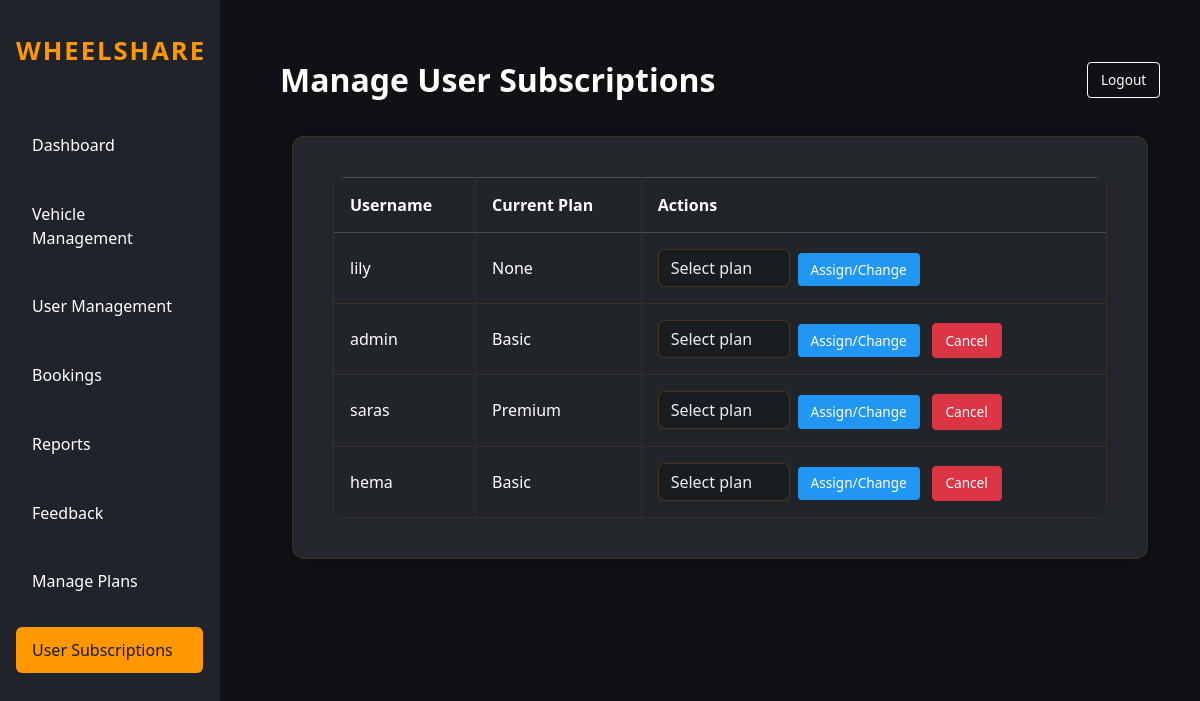
The page /admin/subscriptions/users (signed in) on the database its author committed.
### models.py (models this page shows)
class User(db.Model):
    id = db.Column(db.Integer, primary_key=True)
    username = db.Column(db.String(50), unique=True, nullable=False)
    password = db.Column(db.String(200), nullable=False)
    email = db.Column(db.String(100), unique=True, nullable=False)
    phone = db.Column(db.String(20))
    address = db.Column(db.String(200))
    age = db.Column(db.Integer, nullable=True)  # optional age of the user
    user_class = db.Column(db.String(20), default='middle')
    role = db.Column(db.String(10), nullable=False, default='user')  # admin, user
    status = db.Column(db.String(20), default='Active', nullable=False)  # Active, Blocked
    registration_date = db.Column(db.DateTime, default=db.func.now(), nullable=False)
    bookings = db.relationship('Booking', backref='user', lazy=True)
    feedbacks = db.relationship('Feedback', backref='user', lazy=True)

class SubscriptionPlan(db.Model):
    id = db.Column(db.Integer, primary_key=True)
    name = db.Column(db.String(100), nullable=False)  # Basic, Premium, Gold
    description = db.Column(db.String(500), nullable=False)
    price_per_month = db.Column(db.Float, nullable=False)
    discount_percent = db.Column(db.Float, default=0.0)  # Discount on rentals
    rental_limit_per_month = db.Column(db.Integer, nullable=True)  # None = unlimited
    priority_booking = db.Column(db.Boolean, default=False)  # Early access to new vehicles
    free_cancellation_hours = db.Column(db.Integer, default=24)  # Free cancellation within X hours
    created_date = db.Column(db.DateTime, default=db.func.now(), nullable=False)
    is_active = db.Column(db.Boolean, default=True, nullable=False)
    user_subscriptions = db.relationship('UserSubscription', backref='plan', lazy=True)

### app.py (the view, shortened to what this page needs)
@app.route('/admin/subscriptions/users', methods=['GET','POST'])
@admin_required
def admin_user_subscriptions():
    users = User.query.all()
    plans = SubscriptionPlan.query.filter_by(is_active=True).all()
    return render_template('admin_user_subscriptions.html', users=users, plans=plans)

### app.py (called while the page is built, shortened)
@app.before_request
def _dev_bypass_auth():
    try:
        if os.getenv('DEV_BYPASS_AUTH', '') != '1':
            return
    except Exception:
        pass

def admin_required(f):
    @wraps(f)
    def decorated_function(*args, **kwargs):
        if "user_id" not in session:
            flash("Please login to access this page.", "warning")
            return redirect(url_for('login_select'))
        if session.get("role") != "admin":
            flash("Access denied. Admin privileges required.", "danger")
            return redirect(url_for('home'))
        return f(*args, **kwargs)
    return decorated_function

### templates/admin_user_subscriptions.html (shortened to what this page needs)
﻿<!DOCTYPE html>
<html lang="en">
<head>
    <link href="https://cdn.jsdelivr.net/npm/bootstrap@5.3.2/dist/css/bootstrap.min.css" rel="stylesheet">
    <link rel="stylesheet" href="{{ url_for('static', filename='css/style.css') }}">
</head>
<body>
    <div class="sidebar">
        <div class="logo">WHEELSHARE</div>
        <a class="nav-link" href="/admin">Dashboard</a>
        <a class="nav-link" href="/admin/vehicles">Vehicle Management</a>
        <a class="nav-link" href="/admin/users">User Management</a>
        <a class="nav-link" href="/admin/bookings">Bookings</a>
        <a class="nav-link" href="/admin/reports">Reports</a>
        <a class="nav-link" href="/admin/feedbacks">Feedback</a>
        <a class="nav-link" href="/admin/subscriptions">Manage Plans</a>
        <a class="nav-link active" href="/admin/subscriptions/users">User Subscriptions</a>
    </div>
    <div class="main-content">
        <div class="admin-topbar">
            <div class="title">Manage User Subscriptions</div>
            <div>
                <a href="/logout" class="btn btn-outline-light btn-sm">Logout</a>
            </div>
        </div>
        <div class="container-fluid">
            <div class="card card-dark">
                <div class="card-body">
                    <table class="table table-dark table-bordered table-hover">
                      <thead>
                        <tr>
                          <th>Username</th>
                          <th>Current Plan</th>
                          <th>Actions</th>
                        </tr>
                      </thead>
                      <tbody>
                        {% for user in users %}
                        {% set active_sub = (user.subscriptions | selectattr('status','equalto','Active') | list | first) %}
                        <tr>
                          <td>{{ user.username }}</td>
                          <td>{{ active_sub.plan.name if active_sub else 'None' }}</td>
                          <td>
                            <form method="post" class="d-inline">
                              <select name="plan_id" class="form-select d-inline w-auto me-1" aria-label="Plan select">
                                <option value="">Select plan</option>
                              </select>
                              <button name="action" value="assign" class="btn btn-sm btn-primary">Assign/Change</button>
                            </form>
                            {% if active_sub %}
                            <form method="post" class="d-inline ms-2">
                              <button name="action" value="cancel" class="btn btn-sm btn-danger" onclick="return confirm('Cancel subscription?');">Cancel</button>
                            </form>
                            {% endif %}
                          </td>
                        </tr>
                        {% endfor %}
                      </tbody>
                    </table>
                </div>
            </div>
        </div>
    </div>
</body>
</html>

### static/css/style.css (style rules this page uses)
:root { --bg: #0f1115; --card: #14161a; --muted: #9aa0a6; --accent: #ff7a18; }
body { color: #e6eef6; min-height: 100vh; }
.card-dark { background: var(--card); color: inherit; }
.card-dark { background: linear-gradient(135deg, rgba(20,22,26,0.95), rgba(15,17,21,0.95)); border: 1px solid rgba(255,255,255,0.05); box-shadow: 0 4px 12px rgba(0,0,0,0.3), inset 0 1px 2px rgba(255,255,255,0.05); }
a { transition: all 0.2s ease; }

### templates/admin_user_subscriptions.html (style rules this page uses)
body { background: #0f1115; color: #fff; min-height: 100vh; margin: 0; font-family: 'Segoe UI', Tahoma, Geneva, Verdana, sans-serif; }
.sidebar { position: fixed; left: 0; top: 0; bottom: 0; width: 220px; background: #20242a; padding: 2rem 1rem 1rem 1rem; display: flex; flex-direction: column; gap: 1.2rem; z-index: 100; border-right: 1px solid #23272b; }
.sidebar .logo { font-size: 1.6rem; font-weight: 700; color: #ff9800; margin-bottom: 2rem; letter-spacing: 2px; }
.sidebar .nav-link { color: #fff; font-weight: 500; border-radius: 6px; padding: 0.7rem 1rem; margin-bottom: 0.2rem; transition: background 0.2s, color 0.2s; }
.sidebar .nav-link.active, .sidebar .nav-link:hover { background: #ff9800; color: #181c20; }
.main-content { margin-left: 240px; padding: 2rem 2.5rem 1rem 2.5rem; }
.admin-topbar { display: flex; align-items: center; justify-content: space-between; margin-bottom: 2rem; }
.admin-topbar .title { font-size: 2rem; font-weight: 700; color: #fff; }
.card-dark { background: #23272b; border-radius: 12px; border: 1px solid rgba(255, 152, 0, 0.1); box-shadow: 0 0 12px rgba(0, 0, 0, 0.3); padding: 1.5rem; }
.form-control, .form-select, textarea { background: #1a1d20 !important; border: 1px solid rgba(255, 152, 0, 0.2) !important; color: #e6eef6 !important; }
.table-dark { background: #23272b; border-radius: 12px; overflow: hidden; }
.table { color: #fff; margin-bottom: 0; }
.table thead { background: #20242a; }
.table thead th { color: #fff; font-weight: 700; border-color: rgba(255, 152, 0, 0.1); padding: 1rem; }
.table tbody tr { border-color: rgba(255, 152, 0, 0.1); }
.table tbody td { padding: 1rem; vertical-align: middle; }
.btn-primary { background: #2196f3; border: none; padding: 0.6rem 1.5rem; }
.btn-outline-light { color: #fff; border-color: #fff; }
.btn-sm { padding: 0.4rem 0.8rem; font-size: 0.85rem; }

### rows shown on the page
User: username "lily", plan "None"
User: username "admin"
SubscriptionPlan: plan "Basic"
User: username "saras"
SubscriptionPlan: plan "Premium"
User: username "hema"
